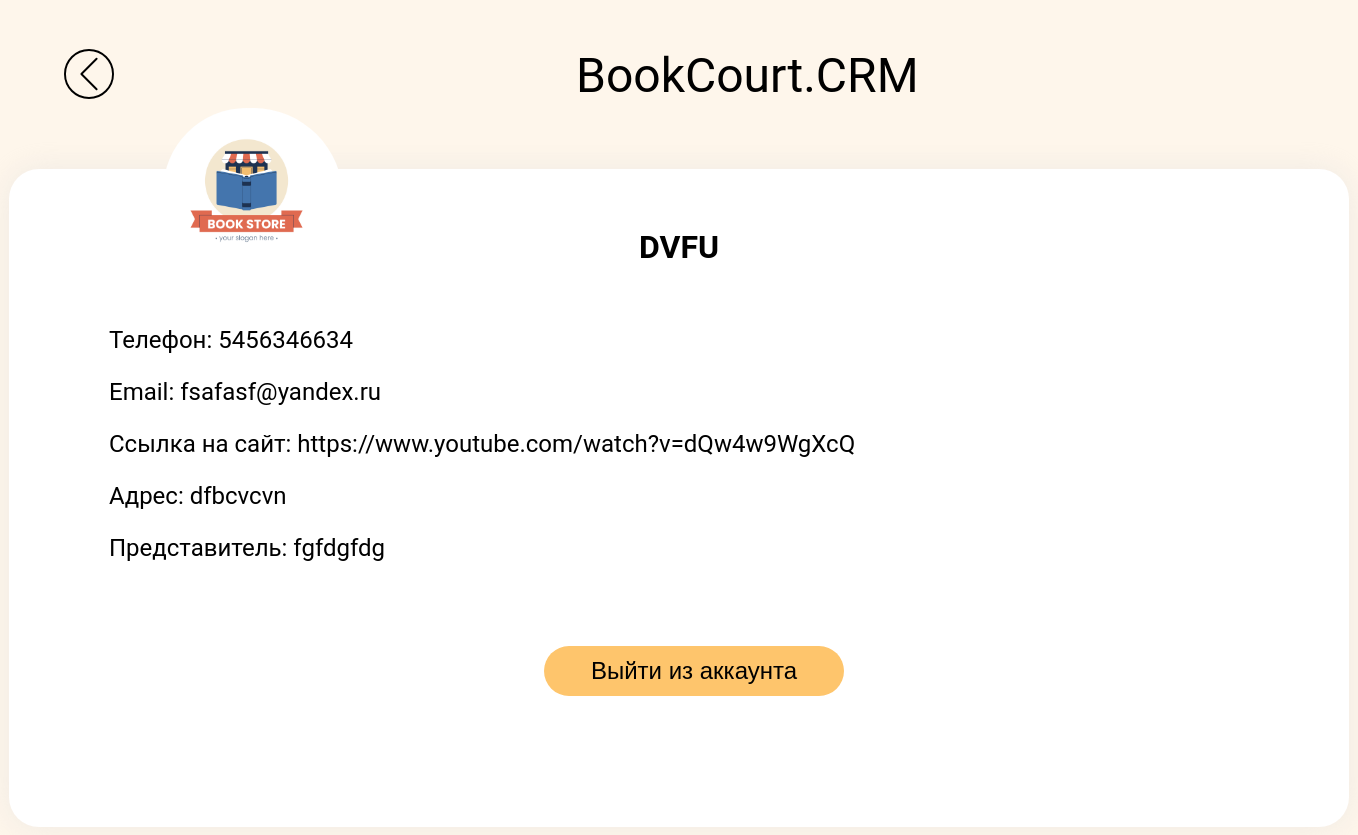
Before: /database/profile with the older database file.
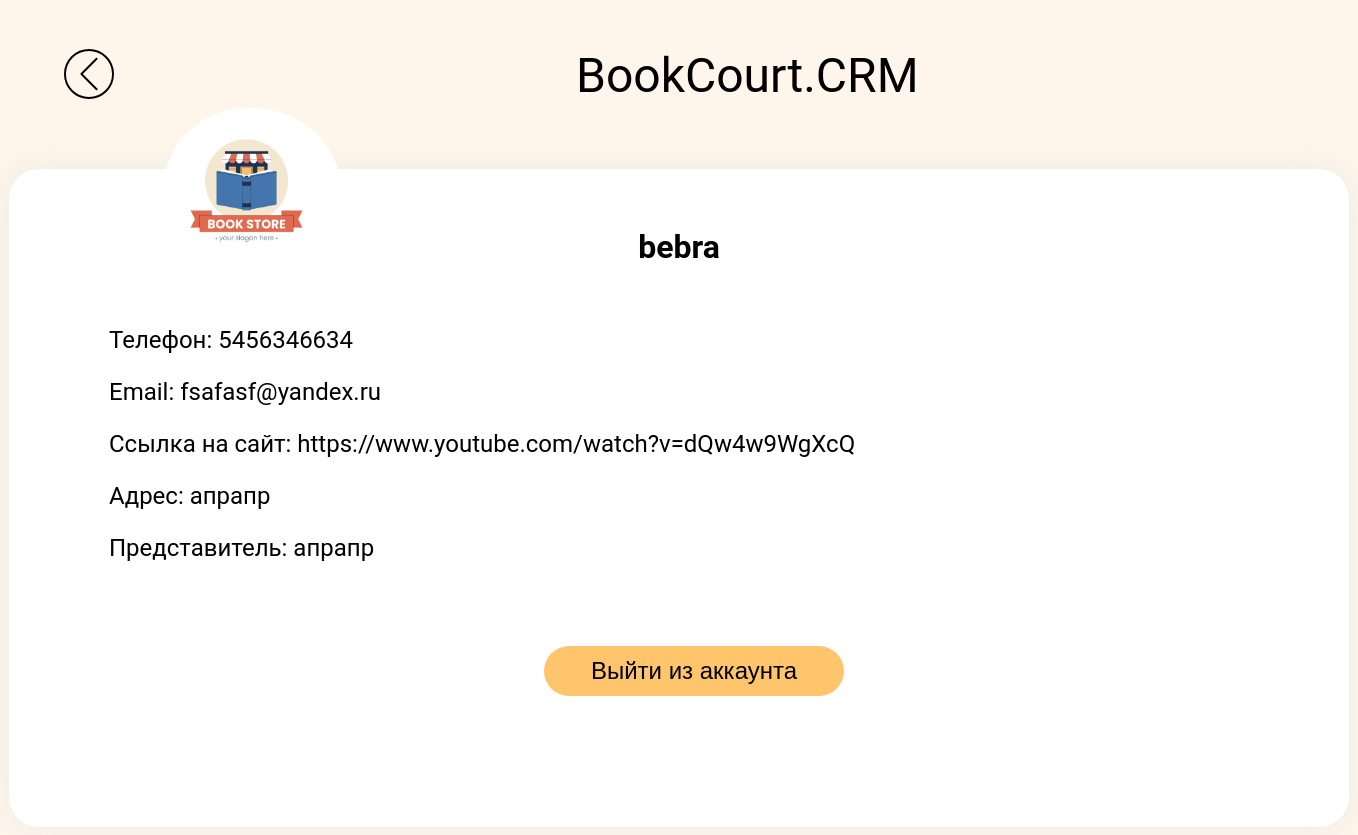
After: the same page with the newer database file.
### main/models.py (models this page shows, shortened)
class Users(models.Model):
    company_name = models.CharField('Название компании', max_length=100)
    mobile_phone = models.CharField('Телефон', max_length=15)
    email = models.CharField('Эмэйл', max_length=100)
    url = models.CharField('Ссылка на сайт', max_length=150)
    adres = models.CharField('Адрес', max_length=150)
    name_of_major = models.CharField('Представитель (ФИО)', max_length=150)
    password = models.CharField('Пароль', max_length=150)

### database/views.py (the view)
# urls.py: path('profile', views.profile, name='profile'),
def profile(request):
    data = model.objects.all()
    return render(request, 'database/user-profile.html', {'data': data})

### database/templates/database/user-profile.html (shortened to what this page needs)
{% load static %}
<!DOCTYPE html>
<html lang="en">
<head>
  <link rel="stylesheet" href="{% static 'main/css/user-profile.css' %}">
</head>
<body>
  <header>
    <div>
      <button class="back-button"><a href="{% url 'katalog' %}"><img src="{% static 'main/img/back-player-multimedia-svgrepo-com.svg' %}" alt="Назад" width="50" height="50"></a></button>
    </div>
    <div class="logo">BookCourt.CRM</div>
  </header>
  <div class="circle">
    <img src="{% static 'main/img/6902298.jpg' %}" alt="Логотип компании" class="company-logo">
  </div>
  <div class="information-container">
    {% for item in data %}
    <h1 class="title">{{ item.company_name }}</h1>
    <div class="inf-fields">
      <div class="inf-field">
        <p>Телефон: {{ item.mobile_phone }}</p>
      </div>
      <div class="inf-field">
        <p>Email: {{ item.email }}</p>
      </div>
      <div class="inf-field">
        <p>Ссылка на сайт: {{ item.url }}</p>
      </div>
      <div class="inf-field">
        <p>Адрес: {{ item.adres }}</p>
      </div>
      <div class="inf-field">
        <p>Представитель: {{ item.name_of_major }}</p>
      </div>
    </div>
    <div class="buttons">
      <div>
        <button class="escape"><a href="{% url 'home' %}" class="text">Выйти из аккаунта</a></button>
      </div>
    </div>
  {% endfor %}
  </div>
</body>
</html>

Changed rows visible on the page:
removed Users: company_name "DVFU", mobile_phone "5456346634", email "fsafasf@yandex.ru", url "https://www.youtube.com/watch?v=dQw4w9WgXcQ", adres "dfbcvcvn", name_of_major "fgfdgfdg"
added Users: company_name "bebra", mobile_phone "5456346634", email "fsafasf@yandex.ru", url "https://www.youtube.com/watch?v=dQw4w9WgXcQ", adres "апрапр", name_of_major "апрапр"
